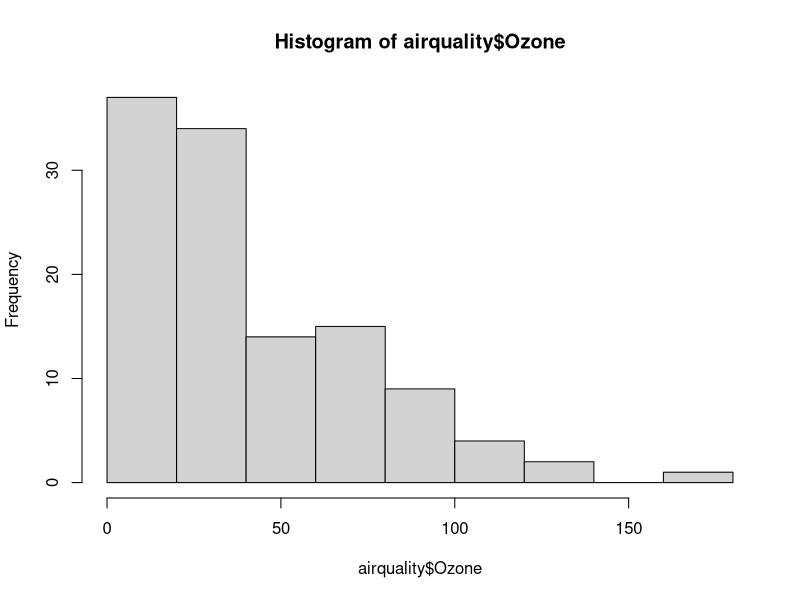
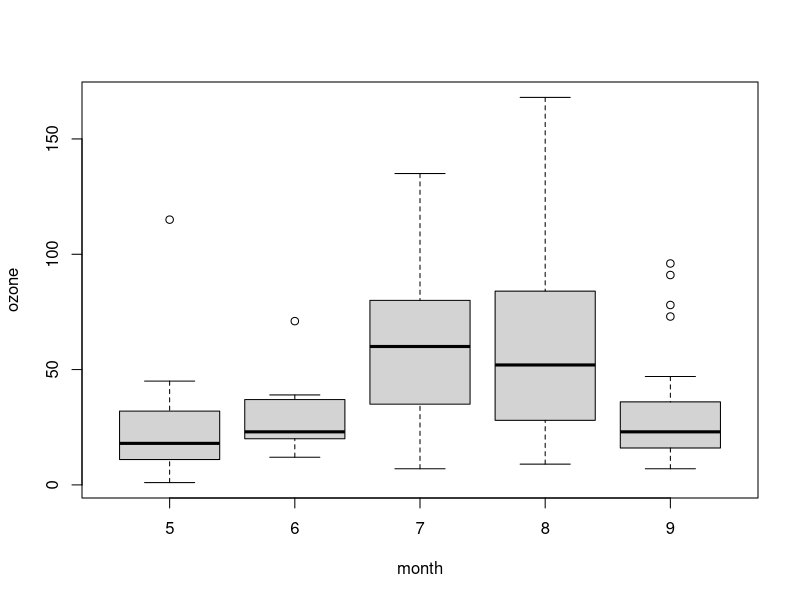
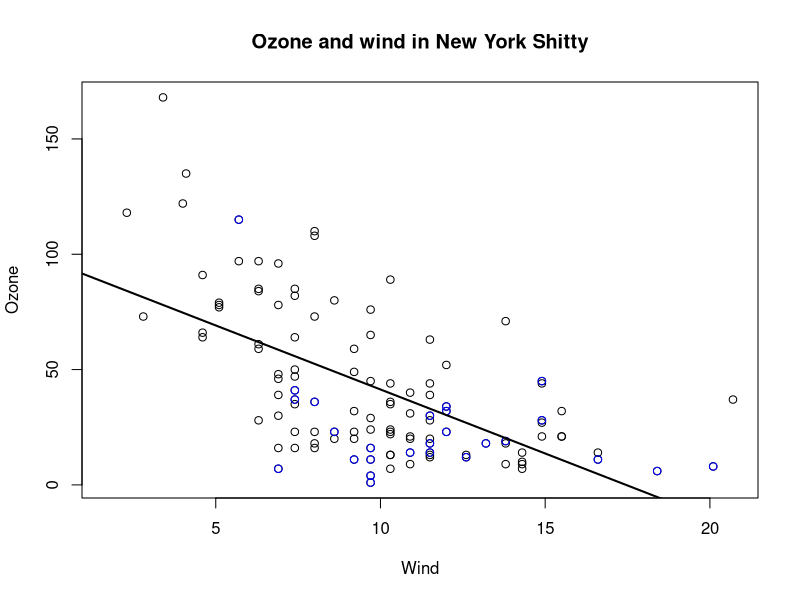
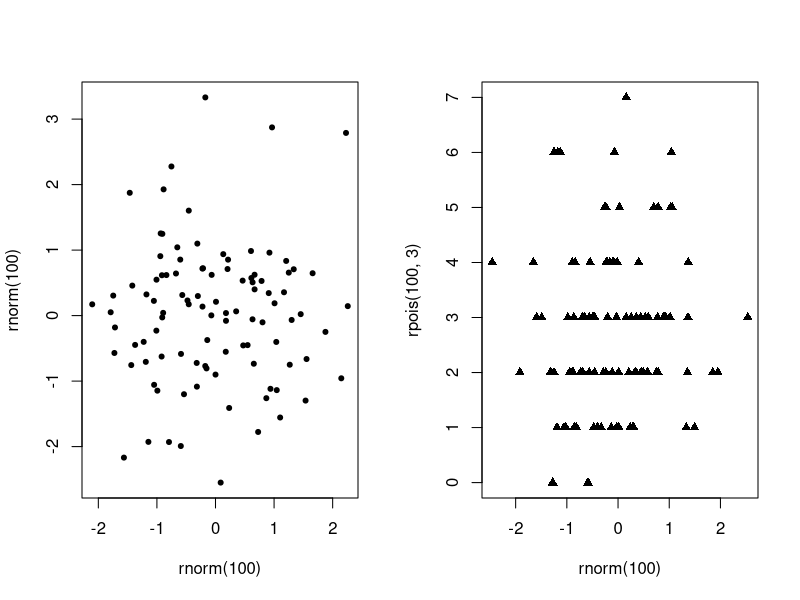
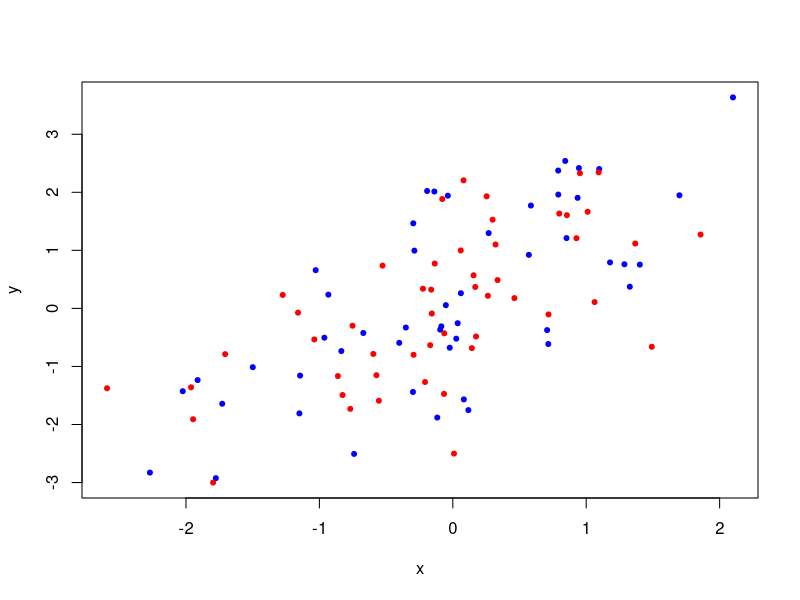

These figures' R source, in order:
# ***********************Base plots***********************
# plot() and hist() basically initialize the graph system
library(datasets)
# break argument is for the number of intervals
hist(airquality$Ozone)
# barplot() creates a bar graph
# boxplot() helps to make boxplots
airquality <- transform(airquality, Month = factor(Month))
boxplot(Ozone ~ Month, airquality, xlab = "month", ylab = "ozone")

# par() function specifies global graphics parameters
# Some important base graphics parameters
# + pch: plotting symbol
# + lty: Line type
# + lwd: Line width
# + col: plotting color (passing a factor will automatically set color)
# + xlab: x-axis
# + ylab: y-axis
# + las: orientations of axis
# + bg: background color
# + mar: margin
# + oma: outer margin
# + mfrow: no. of plots per row,col (filled row wise)
# + mfcol: no. of plots per row,col (filled col wise)

# Base plotting functions
# + plot() makes a scatterplot, type = "n" make it without pts which you can add ass you keep working
# + lines() adds lines to a plot
# + text() adds text labels using x,y coordinates
# + title() add annotations to x,y labels
# + mtext() adds arbitary text to the margins
# + axis() adding axis ticks/labels

with(airquality,plot(Wind,Ozone))
title(main = "Ozone and wind in New York Shitty")
# Sunsetting to make specific points specific color
with(subset(airquality, Month == 5), points(Wind,Ozone,col = "blue"))
# adding a refression line
model <- lm(Ozone ~ Wind, airquality)
abline(model, lwd = 2)
# example(points) to see different points in console
# legend() to put legend in any corner

# Plotting multiple graphs
par(mfcol = c(1,2))
plot(rnorm(100), rnorm(100), pch = 20)
plot(rnorm(100), rpois(100,3), pch = 17)
par(mfcol = c(1,1))

# Adding step by step
x <- rnorm(100)
y <- x + rnorm(100)
g <- gl(2,50, labels = c("Male", "Female"))
plot(x,y, type = 'n')
points(x[g == 'Male'], y[g == 'Male'], col = "Blue", pch = 20)
points(x[g == 'Female'], y[g == 'Female'], col = "Red", pch = 20)

# Exporting graphs
# use a fn like pdf(),png(),jpeg(),bmp() create graph, dev.off() to exit. Simple lol
# dev.copy() to copy a screen plot to a device or smth

# ***********************Extras***********************
# abline() draws a line on the graph
# rug() makes a distribution at the base
# dev.cur() to see the current, dev.set() to set a device
# dev.copy() to copt plot, dev.off() to close a file
# ************************************************************